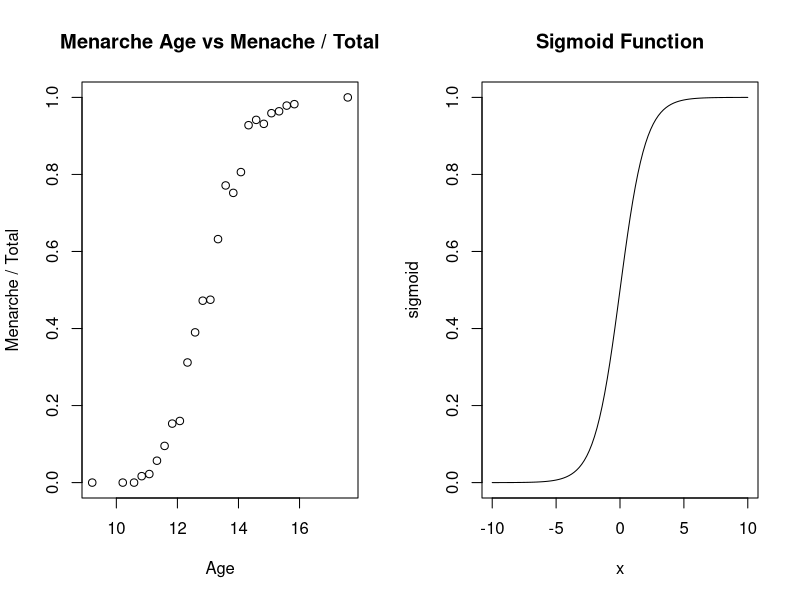
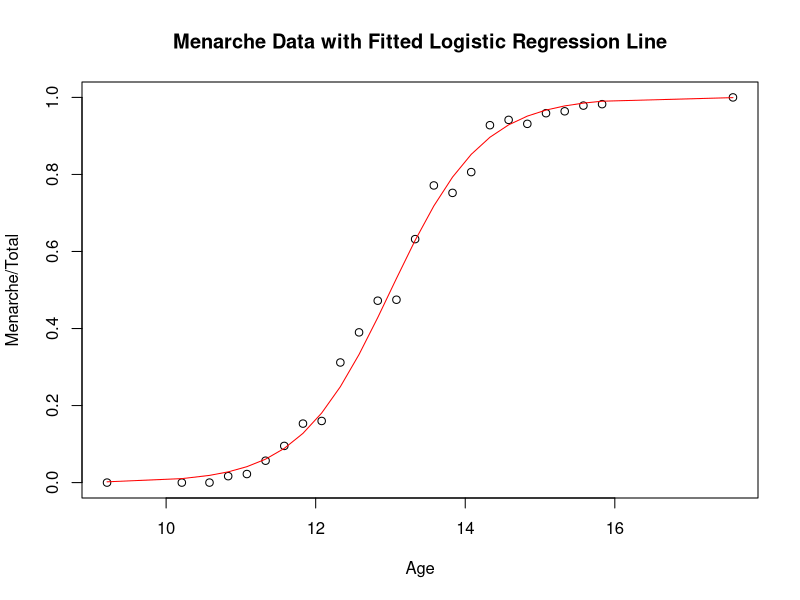

Generate these figures, in order, with R:
library("parallel")
library("MASS")

# task 8
sigmoid = Vectorize(function(x) {
  1 / (1 + exp(1)^-x)
})

par(mfrow=c(1,2))
plot(Menarche/Total ~ Age, data=menarche, main="Menarche Age vs Menache / Total", xlab="Age", ylab = "Menarche / Total")
plot(sigmoid,-10, 10, main="Sigmoid Function")

par(mfrow=c(1,1))
glm.out = glm(cbind(Menarche, Total-Menarche) ~ Age, family=binomial(logit), data=menarche)
plot(Menarche/Total ~ Age, data=menarche, main="Menarche Data with Fitted Logistic Regression Line")
lines(menarche$Age, glm.out$fitted, type="l", col="red")

